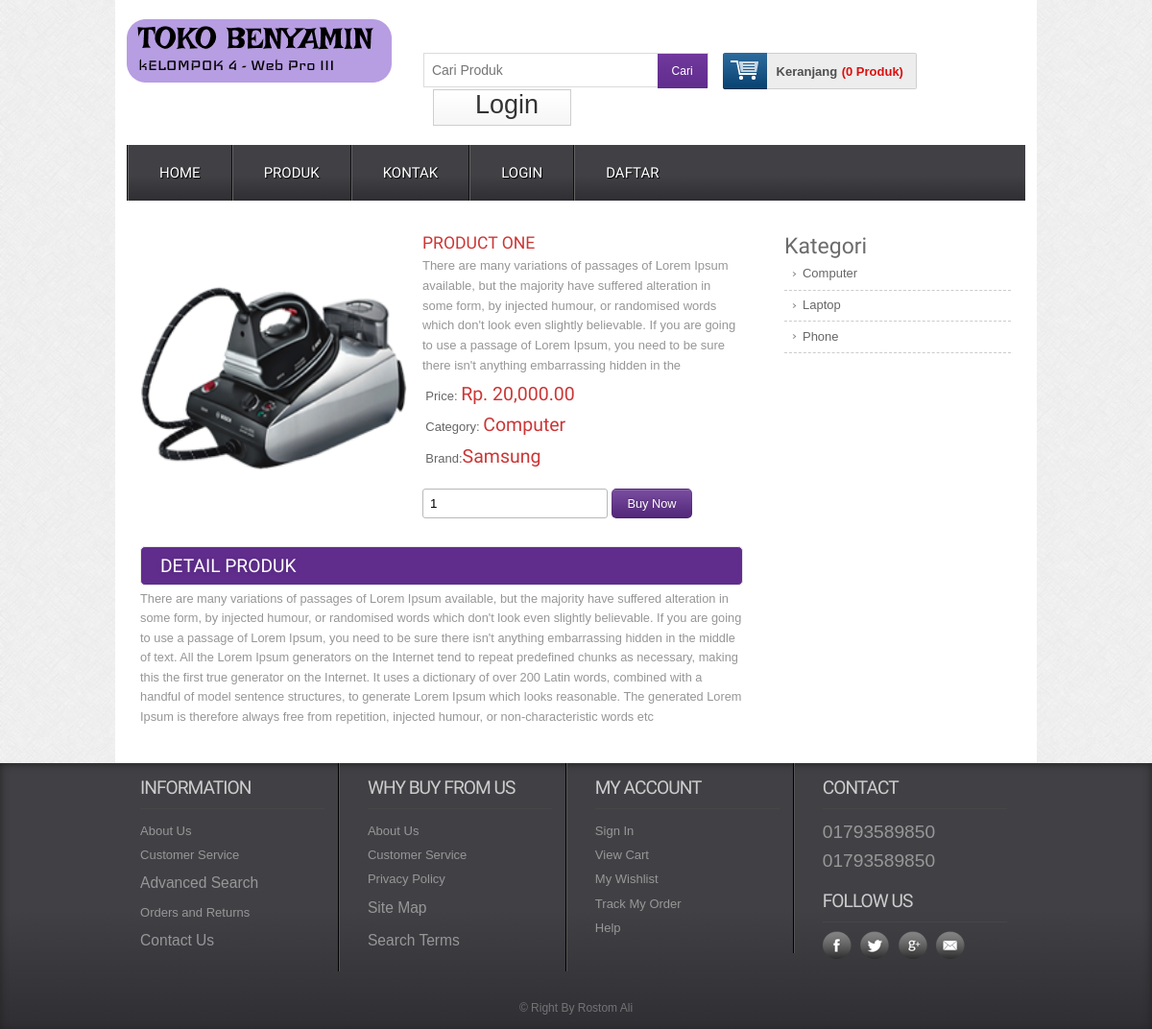
/single/1, run on an earlier commit of the app's database.
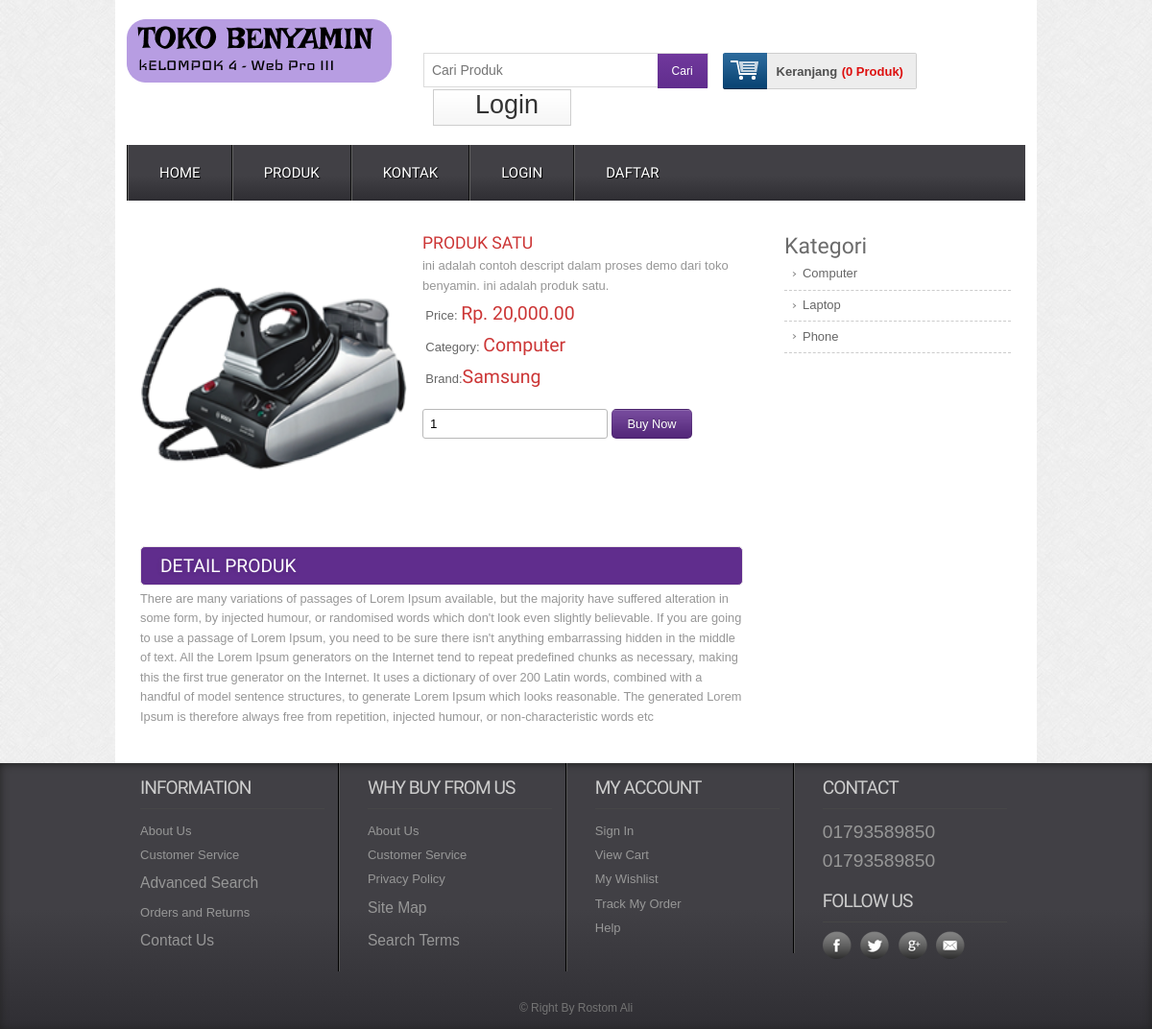
And on a later commit of the database.
### tables this page shows
CREATE TABLE `tbl_product` (
  `product_id` int(11) NOT NULL,
  `product_title` varchar(255) NOT NULL,
  `product_short_description` text NOT NULL,
  `product_long_description` text NOT NULL,
  `product_image` varchar(255) NOT NULL,
  `product_price` int(11) NOT NULL,
  `product_quantity` int(11) NOT NULL,
  `product_feature` tinyint(4) NOT NULL,
  `product_category` int(11) NOT NULL,
  `product_brand` int(11) NOT NULL,
  `product_author` int(11) NOT NULL,
  `product_view` int(11) NOT NULL DEFAULT 0,
  `published_date` timestamp NOT NULL DEFAULT current_timestamp(),
  `publication_status` tinyint(4) NOT NULL
);

CREATE TABLE `tbl_category` (
  `id` int(11) NOT NULL,
  `category_name` varchar(100) NOT NULL,
  `category_description` text NOT NULL,
  `publication_status` tinyint(4) NOT NULL COMMENT 'Published=1,Unpublished=0'
);

CREATE TABLE `tbl_brand` (
  `brand_id` int(11) NOT NULL,
  `brand_name` varchar(255) NOT NULL,
  `brand_description` text NOT NULL,
  `publication_status` tinyint(4) NOT NULL
);

### application/controllers/Web.php (called while the page is built, shortened)
<?php
class Web extends CI_Controller
{
    public function single($id)
    {
        $data                       = array();
        $data['get_single_product'] = $this->web_model->get_single_product($id);
        $data['get_all_category']   = $this->web_model->get_all_category();
        $this->load->view('web/inc/header');
        $this->load->view('web/pages/single', $data);
        $this->load->view('web/inc/footer');
    }
}

### index.php (called while the page is built, shortened)
<?php
require_once BASEPATH.'core/CodeIgniter.php';

### application/models/Web_model.php (called while the page is built, shortened)
<?php
class Web_Model extends CI_Model
{
    public function get_single_product($id)
    {
        $this->db->select('*');
        $this->db->from('tbl_product');
        $this->db->join('tbl_category', 'tbl_category.id=tbl_product.product_category');
        $this->db->join('tbl_brand', 'tbl_brand.brand_id=tbl_product.product_brand');
        $this->db->where('tbl_product.product_id', $id);
        $info = $this->db->get();
        return $info->row();
    }
    public function get_all_category()
    {
        $this->db->select('*');
        $this->db->from('tbl_category');
        $this->db->where('publication_status', 1);
        $info = $this->db->get();
        return $info->result();
    }
}

### application/views/web/pages/single.php (the view, shortened to what this page needs)
<div class="main">
    <div class="content">
        <div class="section group">
            <div class="cont-desc span_1_of_2">
                <div class="grid images_3_of_2">
                    <img src="<?php echo base_url('uploads/'.$get_single_product->product_image)?>" alt="" />
                </div>
                <div class="desc span_3_of_2">
                    <h2><?php echo $get_single_product->product_title?></h2>
                    <p><?php echo $get_single_product->product_short_description?></p>
                    <div class="price">
                        <p>Price: <span>Rp. <?php echo $this->cart->format_number($get_single_product->product_price)?></span></p>
                        <p>Category: <span><?php echo $get_single_product->category_name?></span></p>
                        <p>Brand:<span><?php echo $get_single_product->brand_name?></span></p>
                    </div>
                    <div class="add-cart">
                        <form action="<?php echo base_url('save/cart');?>" method="post">
                            <input type="number" class="buyfield" name="qty" value="1"/>
                            <input type="submit" class="buysubmit" name="submit" value="Buy Now"/>
                        </form>
                    </div>
                </div>
                <div class="product-desc">
                    <h2>Detail Produk</h2>
                    <p><?php echo $get_single_product->product_long_description?></p>
                </div>
            </div>
            <div class="rightsidebar span_3_of_1">
                <h2>Kategori</h2>
                <ul>
                    <?php foreach($get_all_category as $single_category){?>
                    <li><a href="<?php echo base_url('get/category/'.$single_category->id);?>"><?php echo $single_category->category_name?></a></li>
                    <?php }?>
                </ul>
            </div>
        </div>
    </div>
</div>

What changed in the data, as far as the page shows it:
changed tbl_product "Computer": product_title "PRODUCT ONE" → "PRODUK SATU"; product_short_description "There are many variations of passages of Lorem Ipsum available, but the majority have suffered alteration in some form, by injected humour, or randomised words which don't look even slightly believable. If you are going to use a passage of Lorem Ipsum, you need to be sure there isn't anything embarrassing hidden in the" → "ini adalah contoh descript dalam proses demo dari toko benyamin. ini adalah produk satu."
